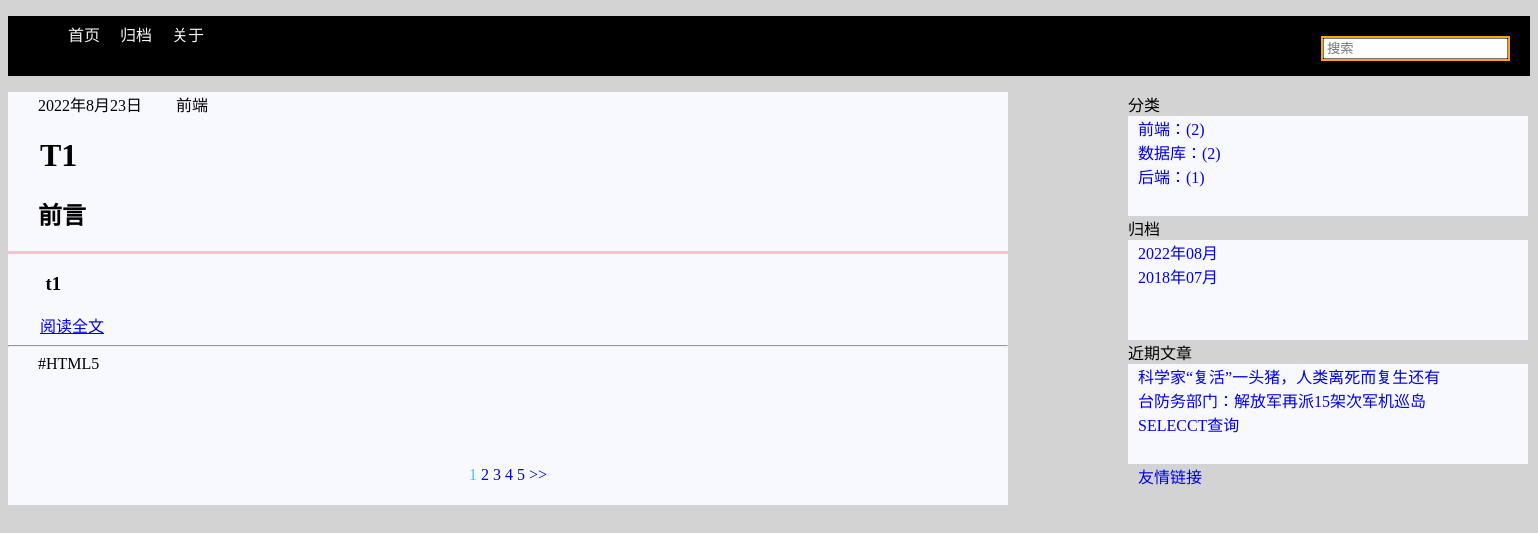
The page / on the database its author committed.
### post/models.py (models this page shows, shortened)
class Post(models.Model):
    title=models.CharField(max_length=20,unique=True,verbose_name='标题')
    desc=models.CharField(max_length=200,verbose_name='简介')
    content = RichTextUploadingField(verbose_name='内容')
    created=models.DateTimeField(auto_now_add=True)
    modified=models.DateTimeField(auto_now=True)
    isdelete=models.BooleanField(default=False,verbose_name='是否删除')
    category=models.ForeignKey(Category,on_delete=models.CASCADE,verbose_name='所属标签')
    tag=models.ManyToManyField(Tag,verbose_name='所属类别')
    class Meta:
        db_table='t_post'
        verbose_name_plural='帖子'

class Category(models.Model):
    cname=models.CharField(max_length=20,unique=True,verbose_name='类别名')
    class Meta:
        db_table='t_category'
        verbose_name_plural='类别'

class Tag(models.Model):
    tname=models.CharField(max_length=20,unique=True,verbose_name='标签名')
    class Meta:
        db_table='t_tag'
        verbose_name_plural='标签'

### post/views.py (the view)
# urls.py: path('', views.Indexview.as_view()),
class Indexview(View):
    def get(self,request,num=1):
        num=int(num)
        postlist=Post.objects.all().order_by('-created')
        page_obj=Paginator(postlist,1)
        pagepost=page_obj.page(num)
        begin=num-int(3)
        if begin<1:
            begin=1;
        end=begin+5
        if end>page_obj.num_pages:
            end=page_obj.num_pages+1
        if end<6:
            begin=1;
        else:
            begin=end-5
        page_list=range(begin,end)
        return render(request,'index.html',{'postlist':pagepost,'page_list':page_list,'current_num':num})

### post/mycontext.py (called while the page is built)
def getrightinfo(request):
    r_cate_post=Post.objects.values('category__cname','category').annotate(c=Count('*')).order_by('-c')
    r_recent_post=Post.objects.order_by('-created')[2:]
    cursor=connection.cursor()
    filepost=cursor.execute("select created,count('*') count from t_post GROUP by strftime('%Y-%m',created) order by count desc")
    r_file_post=filepost.fetchall()
    print(r_file_post)
    return {'r_cate_post':r_cate_post,'r_recent_post':r_recent_post,'r_file_post':r_file_post}

### post/templates/index.html (shortened to what this page needs)
{% extends 'base.html' %}
{% block main %}
    <div class="zuobian">
        {% for post in postlist %}
            <span>{{ post.created|date }}</span>
            <span>{{ post.category.cname }}</span>
            <br>
            <h1>&emsp;{{ post.title }}</h1>
            <h2>&emsp; 前言</h2>
            <hr size="3px" color="pink">
            <h3>&emsp;&emsp;{{ post.desc }}</h3>
            &emsp;&emsp;<a href="/post/{{ post.id }}">阅读全文</a>
            <hr>
            <span>
                {% for tag in post.tag.all %}
                    #{{ tag.tname }}&emsp;
                {% endfor %}
            </span>
            <br><br><br><br>
        {% endfor %}
        <br>
        <div class="page">
            {% for page in page_list %}
                {% if current_num == page %}
                    <a href="" class="page_number_current" >{{ page }}</a>
                {% else %}
                    <a class="page_number" href="/page/{{ page }}">{{ page }}</a>
                {% endif %}
            {% endfor %}
                {% if postlist.has_next %}
                    <a class="extend_next" href="/page/{{ postlist.next_page_number}}">>></a>
                {% endif %}
            </div>
    </div>
{% endblock %}

### templates/right.html (shortened to what this page needs)
<li class="sidebar">
    <div class="youbian">
        <span>分类</span>
        <div class="fenlei">
            {% for rc in r_cate_post %}
                <a href="/category/{{ rc.category }}">{{ rc.category__cname }}：({{ rc.c }})</a>
                <br>
            {% endfor %}
        </div>
        <span>归档</span>
        <div class="guidang">
            {% for rf in r_file_post %}
                <a href="/archive/{{ rf.0|date:'Y' }}/{{ rf.0|date:'m' }}">{{ rf.0|date:'Y' }}年{{ rf.0|date:'m' }}月</a>
                <br>
            {% endfor %}
        </div >
        <span>近期文章</span>
        <div class="jinqiwenzhang">
            {% for rr in r_recent_post %}
                <a href="/post/{{ rr.id}}">{{ rr.title}}</a>
                <br>
            {% endfor %}
        </div>
        <a href="https://wwww.baidu.com" class="youqinglianjie">友情链接</a>
    </div>
</li>

### static/css/blog.css (style rules this page uses)
.guide { background-color:lightgray }
.outer li { list-style: none; }
.zuobian span { margin-left: 30px; }
.zuobian { float: left; width: 1000px; background-color: ghostwhite; }
.youbian { float: right; background-color: lightgray; }
.page { height: 60px; width: 1000px; background-color: ghostwhite; display: block; text-align: center; line-height: 60px; }
.page_number_current { color: #4ac1f7; }
.page a { text-decoration: none; }
.fenlei { height: 100px; width: 400px; background-color: ghostwhite; }
.guidang { height: 100px; width: 400px; background-color: ghostwhite; }
.jinqiwenzhang { height: 100px; width: 400px; background-color: ghostwhite; }

### templates/right.html (style rules this page uses)
.youbian a { margin: 10px; text-decoration: none; }

### rows shown on the page
Post: created "2022年8月23日", category.cname "前端", title "T1", desc "t1"
Tag: tname "HTML5"
Post: title "科学家“复活”一头猪，人类离死而复生还有"
Post: title "台防务部门：解放军再派15架次军机巡岛"
Post: title "SELECCT查询"

### other values the page prints
{{ page }} "1"
{{ page }} "2" "3" "4" "5"
{{ rc.category__cname }} "前端" "数据库" "后端"
{{ rc.c }} "2" "2" "1"
{{ rf.0|date:'Y' }} "2022" "2018"
{{ rf.0|date:'m' }} "08" "07"
